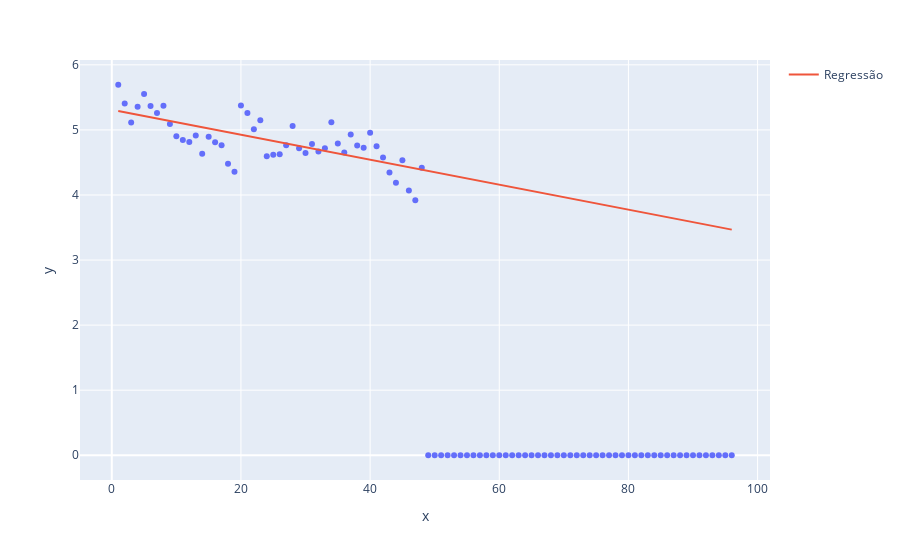

The notebook cell saved with this chart:
### Code cell
y = []
x = []
z = []
w = []
meses = np.array(['','jan','fev','mar','abr','mai','jun','jul','ago','set','out','nov','dez'])

#confere média de tempo de registro
for ano in range(2019, 2023, 1):
    for mes in range(1, 13, 1):
        soma_deposito = 0
        soma_pedexame = 0
        soma_nacional = 0
        total_deposito = 0
        total_pedexame = 0
        total_nacional = 0
        total = 0
        comando = f'select * from arquivadosxml where year(data)={ano} and month(data)={mes} and despacho="16.1" and anulado=0'
        cursor.execute(comando)
        resultado = cursor.fetchall()
        for row in resultado:
            numero = str(row[2])
            d=datetime.datetime.strptime(str(row[3]), "%Y-%m-%d")
            d_concessao = datetime.date(d.year, d.month, d.day)

            try:
                d_deposito = None
                d_nacional = None
                d_pedexame = None

                if numero=='212012000255' or numero=='112012000255' or numero=='202012000255':
                    numero=='212012000255'

                numero1 = numero
                numero2 = numero
                comando = f"select * from pimupi where numero1='{numero}' or numero2='{numero}'"
                cursor.execute(comando)
                resultado2 = cursor.fetchall()
                for row in resultado2:
                    numero1 = row[0]
                    numero2 = row[1]

                comando1 = f"select * from arqpatentes where numero='{numero1}' or numero='{numero2}'"
                cursor.execute(comando1)
                resultado = cursor.fetchone()
                if resultado is not None:
                    d = resultado[1]
                    if d is not None:
                        data_deposito = str(d.year) + '-' + str(d.month) + '-' + str(d.day)
                        d_deposito = datetime.date(d.year, d.month, d.day)
                    d = resultado[2]
                    if d is not None:
                        data_nacional = str(d.year) + '-' + str(d.month) + '-' + str(d.day)
                        d_nacional = datetime.date(d.year, d.month, d.day)
                    d = resultado[3]
                    if d is not None:
                        pedexame = str(d.year) + '-' + str(d.month) + '-' + str(d.day)
                        d_pedexame = datetime.date(d.year, d.month, d.day)

                    #print(data_deposito)
            except (mysql.connector.Error, mysql.connector.Warning) as e:
                print(e)
                print(str(numero))

            if d_deposito is not None:
                soma_deposito = soma_deposito + numOfDays(d_deposito, d_concessao)
                total_deposito = total_deposito + 1
            if d_pedexame is not None:
                soma_pedexame = soma_pedexame + numOfDays(d_pedexame, d_concessao)
                total_pedexame = total_pedexame + 1
            if d_nacional is not None:
                soma_nacional = soma_nacional + numOfDays(d_nacional, d_concessao)
                total_nacional = total_nacional + 1

            total = total + 1
            if  d_deposito is None and d_pedexame is None and d_nacional is None:
                print(comando1)

        media_deposito=0
        media_pedexame=0
        media_nacional=0
        if total_deposito>0:
            media_deposito = soma_deposito/total_deposito/365
        if total_pedexame>0:
            media_pedexame = soma_pedexame/total_pedexame/365
        if total_nacional>0:
            media_nacional = soma_nacional/total_nacional/365

        y.append(media_deposito)
        z.append(media_pedexame)
        w.append(media_nacional)
        i = (ano-2019)*12 + mes
        x.append(i)
        diferenca1 = media_pedexame - media_deposito
        diferenca2 = media_nacional - media_deposito
        jmes = meses[mes]
        print(f'{jmes} de {ano}')
        print(f'Total registros: {total_deposito} {total_pedexame} {total_nacional}')
        print(f'Tempo médio para concessão-deposito: {media_deposito:.2f}')
        print(f'Tempo médio para concessão-pedexame: {media_pedexame:.2f} [{diferenca1:.2f}]')
        print(f'Tempo médio para concessão-fase nacional: {media_nacional:.2f} [{diferenca2:.2f}]')
        print()

x1 = x.copy()
z1 = z.copy()
anoi = ano + 1
for ano in range(anoi, anoi+4, 1):
    for mes in range(1, 13, 1):
        i = (ano-2019)*12 + mes
        x1.append(i)
        z1.append(0)

x1_array = np.array(x1)
x1_array = x1_array.reshape(-1,1)
z1_array = np.array(z1)

x_array = np.array(x)
x_array = x_array.reshape(-1,1)
z_array = np.array(z)
regressor = LinearRegression()
regressor.fit(x_array, z_array)
previsoes = regressor.predict(x_array)
previsoes1 = regressor.predict(x1_array)

grafico = px.scatter(x = x1_array.ravel(), y = z1_array)
grafico.add_scatter(x = x1_array.ravel(), y = previsoes1, name = 'Regressão')
grafico.show()

#fig, aux = plt.subplots(3)
#fig.suptitle('Resultados')
#aux[0].plot(x,y,label="concessao/deposito")
#aux[0].legend()
#aux[0].plot(x,y,color='red' , marker='o', markersize=2, linestyle='dashed', linewidth=2)

#aux[1].plot(x,z,label="concessao/fasenacional")
#aux[1].legend()
#aux[1].plot(x,z,color='green' , marker='o', markersize=2, linestyle='dashed', linewidth=2)

#aux[2].plot(x,w,label="concessao/pedexame")
#aux[2].legend()
#aux[2].plot(x,w,color='yellow' , marker='o', markersize=2, linestyle='dashed', linewidth=2)

#plt.show()

### Figure 1 — Plotly figure (JSON) as saved in the notebook; plotly's stock layout.template omitted (floating-point values rounded to 4 significant figures)
{"data": [{"hovertemplate": "x=%{x}<br>y=%{y}<extra></extra>", "legendgroup": "", "marker": {"color": "#636efa", "symbol": "circle"}, "mode": "markers", "name": "", "orientation": "v", "showlegend": false, "type": "scatter", "x": [1, 2, 3, 4, 5, 6, 7, 8, 9, 10, 11, 12, 13, 14, 15, 16, 17, 18, 19, 20, 21, 22, 23, 24, 25, 26, 27, 28, 29, 30, 31, 32, 33, 34, 35, 36, 37, 38, 39, 40, 41, 42, 43, 44, 45, 46, 47, 48, 49, 50, 51, 52, 53, 54, 55, 56, 57, 58, 59, 60, 61, 62, 63, 64, 65, 66, 67, 68, 69, 70, 71, 72, 73, 74, 75, 76, 77, 78, 79, 80, 81, 82, 83, 84, 85, 86, 87, 88, 89, 90, 91, 92, 93, 94, 95, 96], "xaxis": "x", "y": [5.694, 5.404, 5.114, 5.358, 5.553, 5.368, 5.261, 5.369, 5.092, 4.904, 4.847, 4.813, 4.912, 4.634, 4.893, 4.81, 4.764, 4.481, 4.355, 5.376, 5.26, 5.009, 5.15, 4.597, 4.618, 4.624, 4.762, 5.059, 4.716, 4.645, 4.782, 4.668, 4.719, 5.119, 4.792, 4.654, 4.93, 4.762, 4.724, 4.958, 4.747, 4.574, 4.347, 4.19, 4.535, 4.07, 3.921, 4.42, 0, 0, 0, 0, 0, 0, 0, 0, 0, 0, 0, 0, 0, 0, 0, 0, 0, 0, 0, 0, 0, 0, 0, 0, 0, 0, 0, 0, 0, 0, 0, 0, 0, 0, 0, 0, 0, 0, 0, 0, 0, 0, 0, 0, 0, 0, 0, 0], "yaxis": "y"}, {"name": "Regressão", "type": "scatter", "x": [1, 2, 3, 4, 5, 6, 7, 8, 9, 10, 11, 12, 13, 14, 15, 16, 17, 18, 19, 20, 21, 22, 23, 24, 25, 26, 27, 28, 29, 30, 31, 32, 33, 34, 35, 36, 37, 38, 39, 40, 41, 42, 43, 44, 45, 46, 47, 48, 49, 50, 51, 52, 53, 54, 55, 56, 57, 58, 59, 60, 61, 62, 63, 64, 65, 66, 67, 68, 69, 70, 71, 72, 73, 74, 75, 76, 77, 78, 79, 80, 81, 82, 83, 84, 85, 86, 87, 88, 89, 90, 91, 92, 93, 94, 95, 96], "y": [5.292, 5.273, 5.254, 5.235, 5.215, 5.196, 5.177, 5.158, 5.139, 5.119, 5.1, 5.081, 5.062, 5.042, 5.023, 5.004, 4.985, 4.966, 4.946, 4.927, 4.908, 4.889, 4.87, 4.85, 4.831, 4.812, 4.793, 4.774, 4.754, 4.735, 4.716, 4.697, 4.678, 4.658, 4.639, 4.62, 4.601, 4.582, 4.562, 4.543, 4.524, 4.505, 4.485, 4.466, 4.447, 4.428, 4.409, 4.389, 4.37, 4.351, 4.332, 4.313, 4.293, 4.274, 4.255, 4.236, 4.217, 4.197, 4.178, 4.159, 4.14, 4.121, 4.101, 4.082, 4.063, 4.044, 4.025, 4.005, 3.986, 3.967, 3.948, 3.928, 3.909, 3.89, 3.871, 3.852, 3.832, 3.813, 3.794, 3.775, 3.756, 3.736, 3.717, 3.698, 3.679, 3.66, 3.64, 3.621, 3.602, 3.583, 3.564, 3.544, 3.525, 3.506, 3.487, 3.468]}], "layout": {"legend": {"tracegroupgap": 0}, "margin": {"t": 60}, "xaxis": {"anchor": "y", "domain": [0, 1], "title": {"text": "x"}}, "yaxis": {"anchor": "x", "domain": [0, 1], "title": {"text": "y"}}}}
